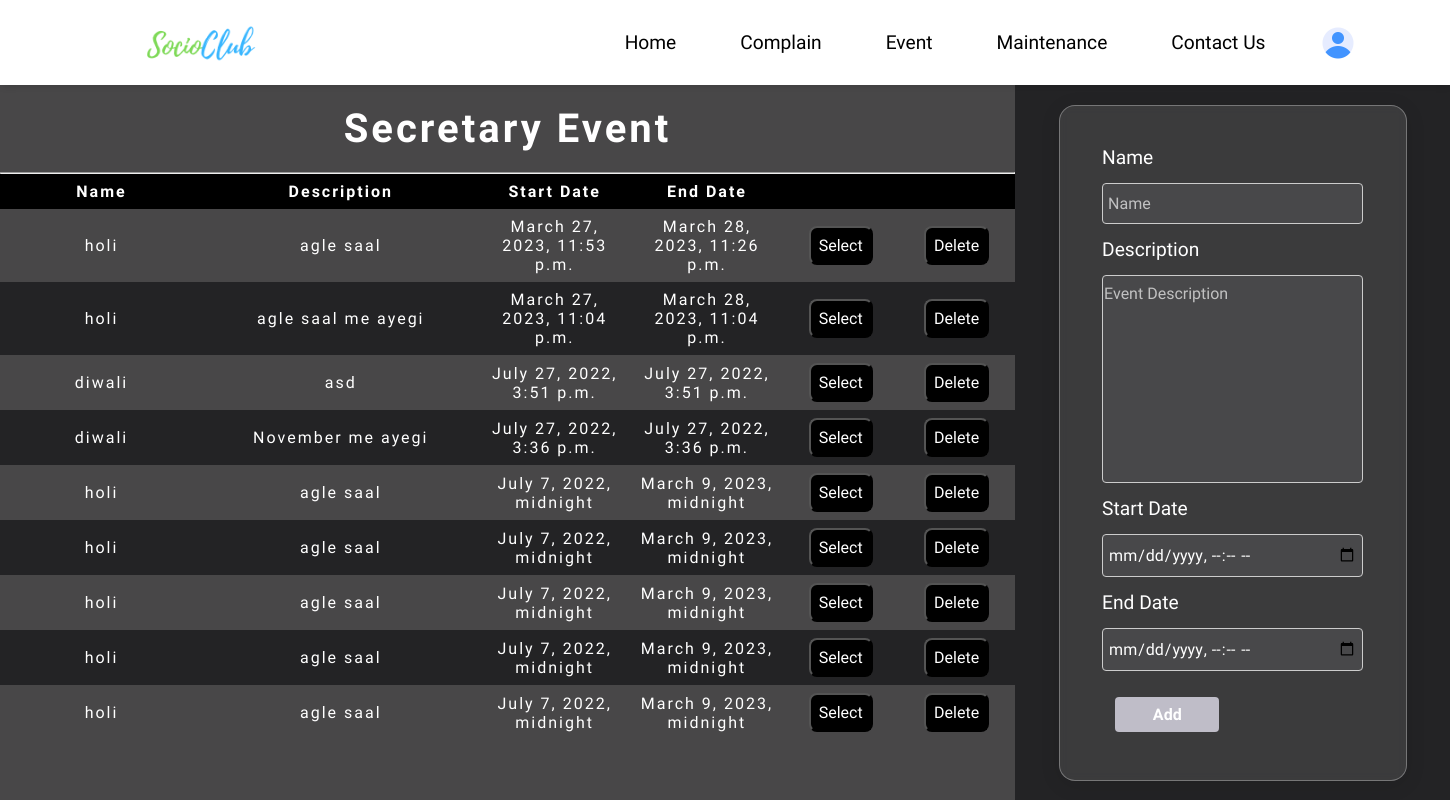
Page /sec_event/ (signed in) on the earlier database version.
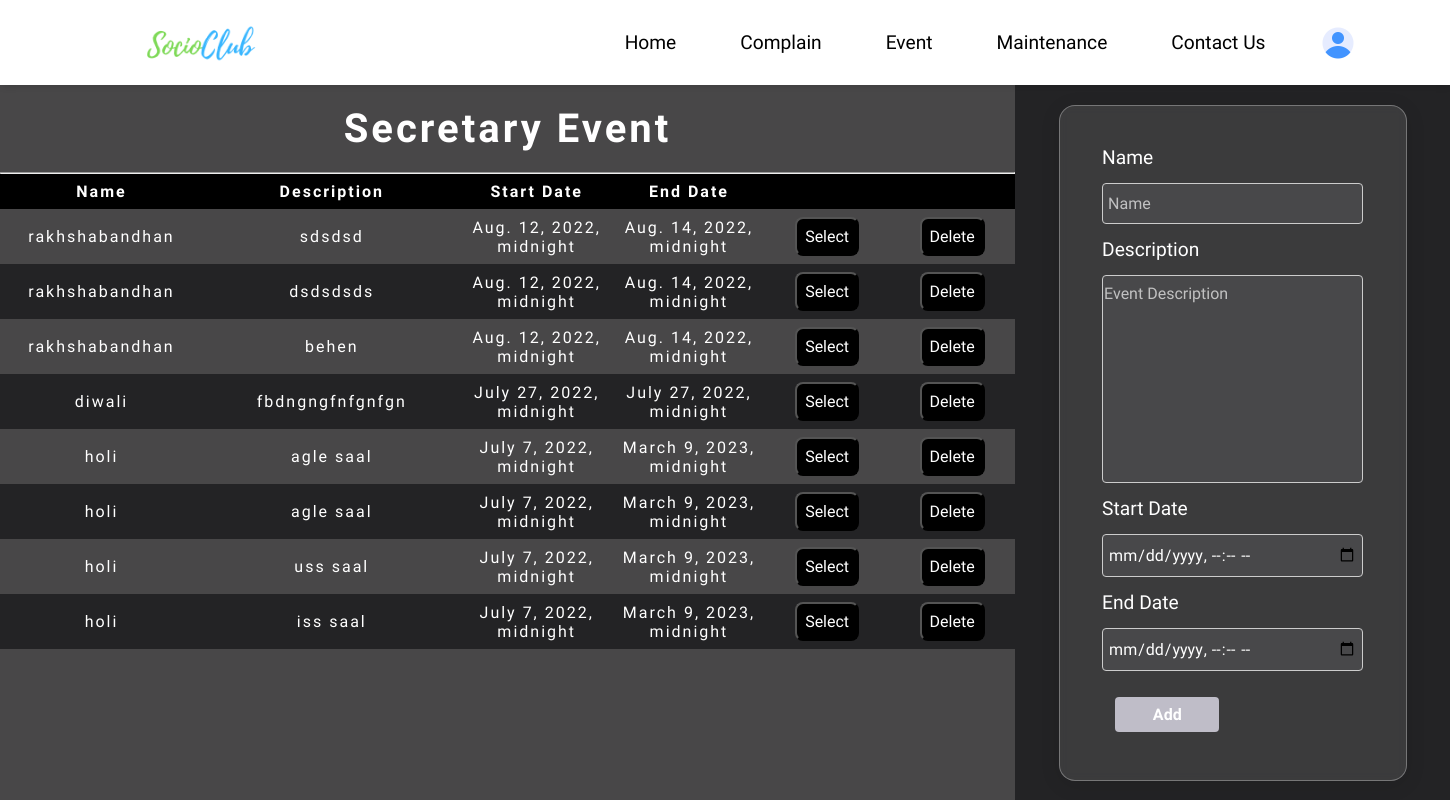
Same page on the later database version.
### user_data/models.py (models this page shows, shortened)
class Event(models.Model):
    society_name = models.ForeignKey(Society, on_delete=models.CASCADE)
    event_name = models.CharField(max_length=100)
    event_description = models.TextField(max_length=500)
    event_start_date = models.DateTimeField()
    event_end_date = models.DateTimeField()

### SocioClub/views.py (the view, shortened to what this page needs)
# urls.py: path('sec_event/', views.sec_event , name = "sec_event"),
def sec_event(request):
    society_name = User_Detail.objects.get(user=request.user).society_name
    events = Event.objects.filter(society_name = society_name).order_by('-event_start_date')
    return render (request, "sec-event.html", {'events': events})

### templates/sec-event.html (shortened to what this page needs)
{% extends "base.html" %}
{% load static %}
{% url 'login' as login %}
{%block cssblock%}
<link rel="stylesheet" href="{% static 'css/sec-event.css'%}"> {%endblock%}
{% block mainblock %}
<div class="sec-container">
    <div class="sec-left">
        <h3>Secretary Event</h3>
        <hr>
        <div class="only-table-main">
            <table>
                <thead>
                    <tr>
                        <th class="name">Name</th>
                        <th class="desc">Description</th>
                        <th class="date">Start Date</th>
                        <th class="date">End Date</th>
                        <th></th>
                        <th></th>
                    </tr>
                </thead>
                <tbody>
                    {% for e in events %}
                    <tr>
                        <td class="name">{{e.event_name}}</td>
                        <td class="desc">{{e.event_description}}</td>
                        <td class="date">{{e.event_start_date}}</td>
                        <td class="date">{{e.event_end_date}}</td>
                        <td> <button class="select-btn"
                            onclick="select_event(
                                '{{e.id}}',
                                '{{e.event_name}}',
                                '{{e.event_description}}',
                                '{{e.event_start_date}}',
                                '{{e.event_end_date}}')">Select</button></td>
                        <td> <button onclick="del_event('{{e.id}}')" class="select-btn">Delete</button></td>
                    </tr>
                    {% endfor %}
                </tbody>
            </table>
        </div>
    </div>
    <div class="sec-right">
        <div class="sec-right-form">
            <form method="POST" action="{% url 'sec_event' %}" id="update_form">
                <label>Name</label>
                <input type="text" name="event_name" maxlength="100" id="event_name" placeholder="Name" required>
                <label>Description</label>
                <textarea id="event_description" name="event_description" rows="10" placeholder="Event Description" maxlength="500" required></textarea>
                <label>Start Date</label>
                <input type="datetime-local"  name="event_start_date" id="event_start_date">
                <label>End Date</label>
                <input type="datetime-local" name="event_end_date" id="event_end_date">
                <div class="add-update">
                    <input type="submit" value="Add">
                </div>
            </form>
        </div>
    </div>
</div>
{% endblock %}

Differences in the rows shown:
removed Event: event_name "holi", event_description "agle saal", event_start_date "March 27, 2023, 11:53 p.m.", event_end_date "March 28, 2023, 11:26 p.m."
removed Event: event_name "holi", event_description "agle saal me ayegi", event_start_date "March 27, 2023, 11:04 p.m.", event_end_date "March 28, 2023, 11:04 p.m."
removed Event: event_name "diwali", event_description "November me ayegi", event_start_date "July 27, 2022, 3:36 p.m.", event_end_date "July 27, 2022, 3:36 p.m."
removed Event: event_name "holi", event_description "agle saal", event_start_date "July 7, 2022, midnight", event_end_date "March 9, 2023, midnight"
added Event: event_name "rakhshabandhan", event_description "sdsdsd", event_start_date "Aug. 12, 2022, midnight", event_end_date "Aug. 14, 2022, midnight"
added Event: event_name "rakhshabandhan", event_description "dsdsdsds", event_start_date "Aug. 12, 2022, midnight", event_end_date "Aug. 14, 2022, midnight"
added Event: event_name "rakhshabandhan", event_description "behen", event_start_date "Aug. 12, 2022, midnight", event_end_date "Aug. 14, 2022, midnight"
changed Event "diwali": event_description "asd" → "fbdngngfnfgnfgn"; event_start_date "July 27, 2022, 3:51 p.m." → "July 27, 2022, midnight"; event_end_date "July 27, 2022, 3:51 p.m." → "July 27, 2022, midnight"
changed Event: event_description "agle saal" → "uss saal"
changed Event: event_description "agle saal" → "iss saal"
